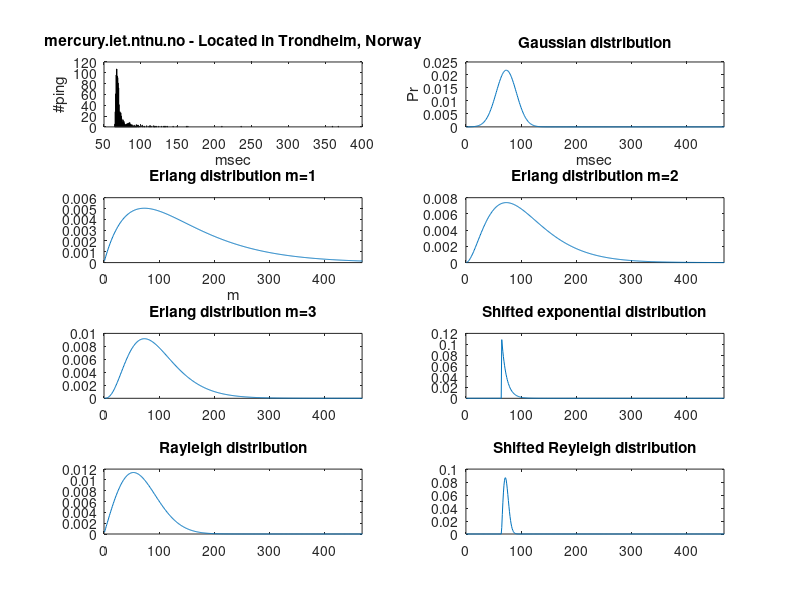

Here is the MATLAB script that generated this plot:

% HW, Statistical Signal Processing,
% Written by Henning Schei 

%Collecting data from 3 different places
choise = 0;
close all;
if (choise)
    res=zeros(1000,4);
    res(1:1000,1) = pingstats('mercury.iet.ntnu.no' , 1000, ''); % Norwegian Univ. of Science and Technology #1 in res
    res(1:1000,2) = pingstats('atalante.stanford.edu', 1000,''); % Standford University                      #2 in res
    res(1:1000,3) = pingstats('mx.vvsu.ru',1000,'');% Vladivostok State University of Econimics and Service  #3 in res
    res(1:1000,4) = pingstats('197.255.176.1',1000,''); %Brazzaville, Congo                                         


  
else
    
    % Check if data file exists
    if exist('pingmania.mat') == 2
        % unpack from .mat file pingmania.mat
        tmp  = load('pingmania.mat');
        res  = tmp.res(:,:); % fix 4.colunm
    else
        fprintf('You need to add til file pingmania.mat to the current directory\n');
        return
    end
    
end


data = res(1:1000,1); % Using the data from Norwegian Univ. of Science and Technology
%% Problem iii) Calculating the parameters for each of the distributions 

% Gaussian distribution

mu_G = sum(data)/length(data);
tmp=0;
for i = 1:length(data)
    tmp = tmp + power(data(i) - mu_G,2);
end
ro_G = tmp/length(data); 

% Rayleigh
ro_R = power(2*length(data),-1) * sum (data.^2);


% Erlang distribution
m = [1,2,3];
lambda_E = (m*length(data))/sum(data);

% Shifted exponential distribution
alpha_exp = min(data);
tmp=0;
for i =1:length(data)
    tmp = tmp + data(i) - alpha_exp; 
end

lambda_exp = length(data)/tmp;


% Shifted Rayleigh
 


%% Problem iv: Superimpose graphs of histograms and marginal denseties

% pdf's:

f_G = (1./sqrt(2.*pi.*ro_G)) .* exp(-power( (1:1000)-mu_G,2)./(2.*ro_G));
f_R = ((1:1000)./ro_R).*exp (-(power((1:1000),2))./(2.*ro_R ));
M = 1;
f_E1 = (power(lambda_E(1),M+1)./(factorial(M))).*power((1:1000),M).*exp(-lambda_E(1).*(1:1000));
M = 2;
f_E2 = (power(lambda_E(2),M+1)./(factorial(M))).*power((1:1000),M).*exp(-lambda_E(2).*(1:1000));
M = 3;
f_E3 = (power(lambda_E(3),M+1)./(factorial(M))).*power((1:1000),M).*exp(-lambda_E(3).*(1:1000));
f_exp = zeros(1,1000);
for i=1:1000
    if i< alpha_exp
        f_exp(i)=0;
    elseif i>=alpha_exp
        f_exp(i) = lambda_exp .* exp(-lambda_exp.*(i-alpha_exp));
    end
end
alpha_SR = min(data)+0.01;
f_SR = zeros(1,1000);
tmp1=0;
tmp2=0;

for j=1:1000
    tmp1 = tmp1 + data(j)-alpha_SR;
    tmp2 = tmp2 + 1/(data(j)-alpha_SR);
end

ro_SR=tmp1/tmp2;

for i =1:1000
    if i<alpha_SR
        f_SR(i)=0;
    elseif i>=alpha_SR
        f_SR(i)= ((i-alpha_SR)./ro_SR)*exp(-((i-alpha_SR).^2)./(2*ro_SR)); 
    end
end


figure; 
% Plotting histograms and margnial densisies

subplot(4,2,1)
hist(res(:,1), 500);
xlabel 'msec'
ylabel '#ping'
title 'mercury.iet.ntnu.no - Located in Trondheim, Norway';
subplot(4,2,2)
plot(f_G)
xlim([0 max(data)+100])
xlabel 'msec'
ylabel 'Pr'
title  'Gaussian distribution'
subplot(4,2,3)
plot(f_E1);
xlim([0 max(data)+100])
xlabel 'm'
title 'Erlang distribution m=1'
subplot(4,2,4)
plot(f_E2)
xlim([0 max(data)+100])
title 'Erlang distribution m=2'
subplot(4,2,5)
plot(f_E3)
xlim([0 max(data)+100])
title 'Erlang distribution m=3'
subplot(4,2,6)
plot(f_exp)
xlim([0 max(data)+100])
title 'Shifted exponential distribution'
subplot(4,2,7)
plot(f_R)
xlim([0 max(data)+100])
title 'Rayleigh distribution'
subplot(4,2,8)
plot(f_SR)
xlim([0 max(data)+100])
title 'Shifted Reyleigh distribution'





%% Problem v) 
%
% Finding the distribution that maximizes the likelihood: 
% Putting in the measured data in the pdf's



f_GI = (1./sqrt(2.*pi.*ro_G)) .* exp(-power( (data)-mu_G,2)./(2.*ro_G));
f_RI = ((data)./ro_R).*exp (-(power((data),2))./(2.*ro_R ));
f_E1I = (power(lambda_E(1),M+1)./(factorial(M))).*power((data),M).*exp(-lambda_E(1).*(data));
M = 2;
f_E2I = (power(lambda_E(2),M+1)./(factorial(M))).*power((data),M).*exp(-lambda_E(2).*(data));
M = 3;
f_E3I = (power(lambda_E(3),M+1)./(factorial(M))).*power((data),M).*exp(-lambda_E(3).*(data));


f_expI = lambda_exp .* exp(-lambda_exp.*(data-alpha_exp));    
alpha_SR = min(data)+0.01; % matlab does not like to divide by zero

tmp1=0;
tmp2=0;
% Finding ro_SR
for j=1:1000
    tmp1 = tmp1 + data(j)-alpha_SR;
    tmp2 = tmp2 + 1/(data(j)-alpha_SR);
end
ro_SR=tmp1/tmp2;
data_SR = zeros(1,length(data));
for i=1:length(data)
    data_SR(i) = data(i)-alpha_SR;
end

f_SRI = ((data_SR)./ro_SR).*exp(-((data_SR).^2)./(2.*ro_SR));      
f_SRI = f_SRI';
dists = [f_GI, f_RI, f_E1I, f_E2I, f_E3I, f_expI f_SRI];
loglikelihoods(1:7) = sum(log(dists(:,1:7)));

[lhat,idx] = max(loglikelihoods);


% Output shows that the shifted exponential distribution is the one that
% maximizes the likelihood function 



